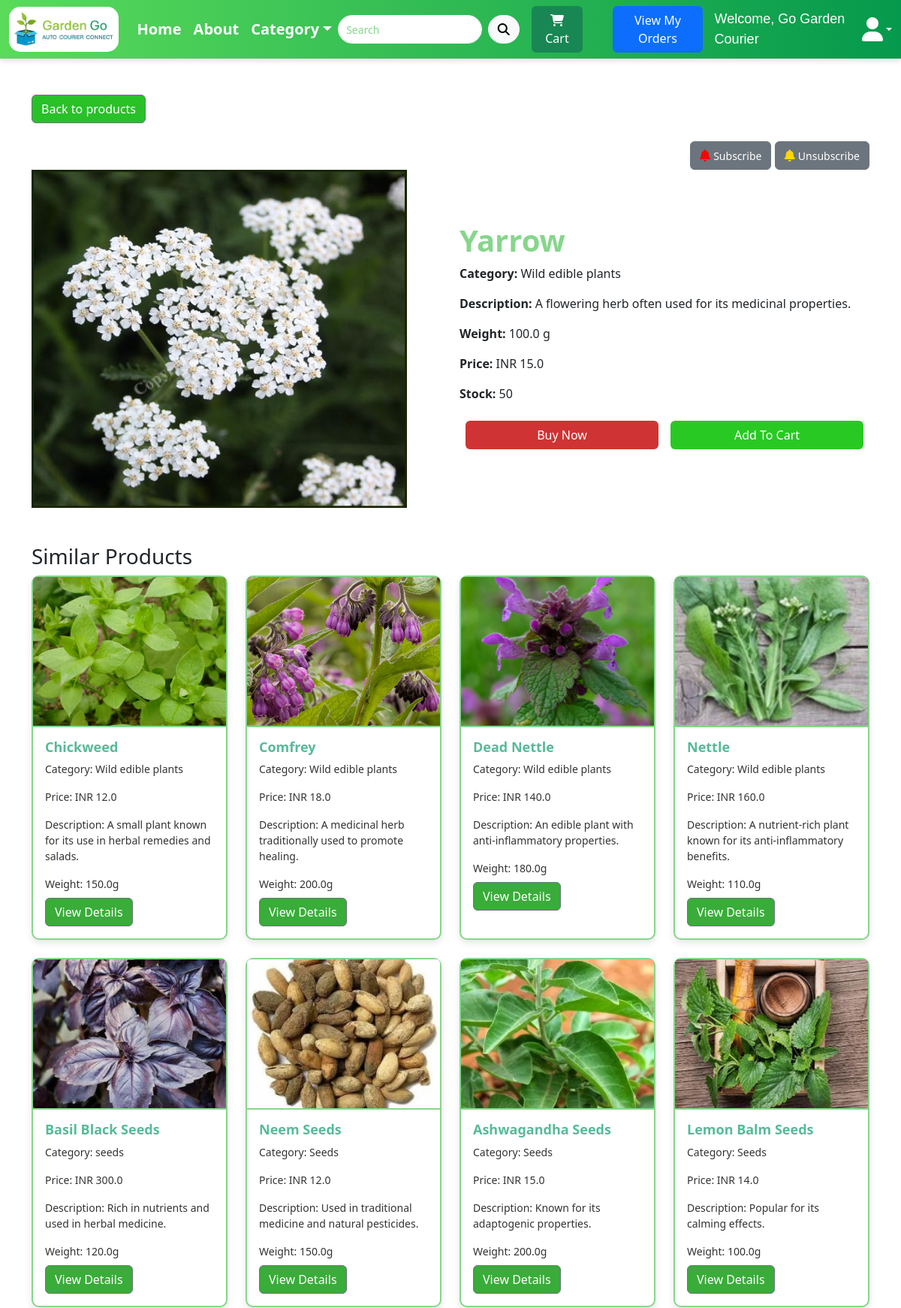
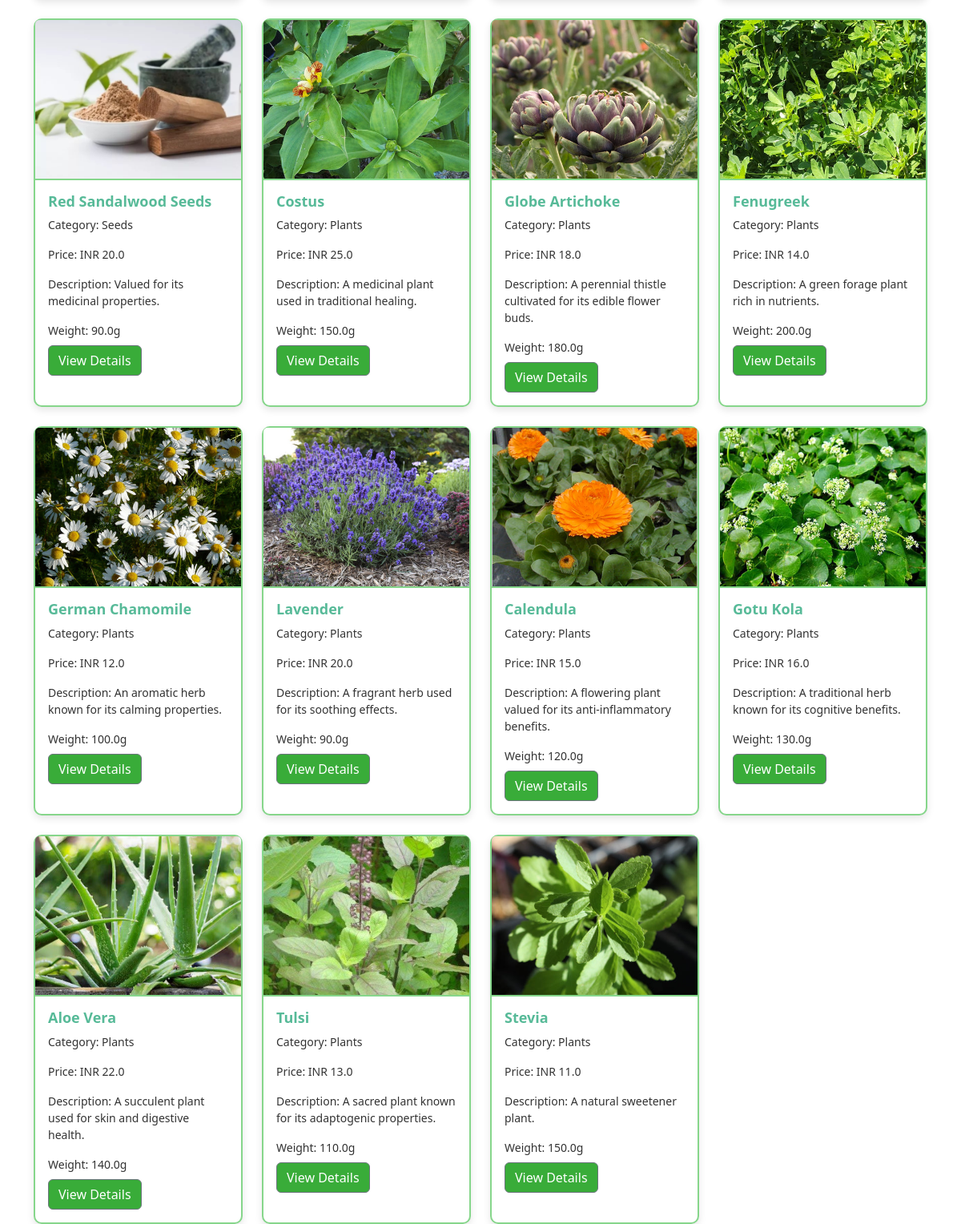
/products/product/1 (signed in), run on the app's committed database (2 pictures, top to bottom).
### model.py (models this page shows, shortened)
class User(db.Model):
    __tablename__ = 'user'
    user_id = db.Column(db.Integer, primary_key=True, autoincrement=True)
    name = db.Column(db.String(255), nullable=False)
    email = db.Column(db.String(255), unique=True, nullable=False)
    phone_number = db.Column(db.Integer, unique=True, nullable=False)
    password_hash = db.Column(db.String(255), nullable=False)
    role = db.Column(db.Enum('Customer', 'Admin', 'Courier'), default='Customer', nullable=False)
    created_at = db.Column(db.DateTime, default=lambda: datetime.now(IST))
    updated_at = db.Column(db.DateTime, default=lambda: datetime.now(IST), onupdate=lambda: datetime.now(IST))
    last_login = db.Column(db.DateTime, nullable=True)
    is_active = db.Column(db.Boolean, default=True)
    account_request = db.Column(db.Boolean, default=False)
    reset_tokens = db.relationship("PasswordResetToken", back_populates="user", cascade="all, delete-orphan")
    addresses = db.relationship("Address", back_populates="user", cascade="all, delete-orphan")
    orders = db.relationship('Order', backref='user')
    notifications = db.relationship('Notification', backref='user')
    delivery_issues = db.relationship('DeliveryIssue', back_populates='user')

class Product(db.Model):
    __tablename__ = 'product'
    product_id = db.Column(db.Integer, primary_key=True)
    name = db.Column(db.String(100))
    description = db.Column(db.String(255))
    category_id = db.Column(db.Integer, db.ForeignKey('category.category_id'))
    category_name = db.Column(db.String(100))
    cost_price = db.Column(db.Float)
    selling_price = db.Column(db.Float)
    weight = db.Column(db.Float)
    stock_quantity = db.Column(db.Integer)
    is_deleted = db.Column(db.Boolean, default=False)
    image_url = db.Column(db.String(255))
    added_date = db.Column(db.DateTime, default=datetime.utcnow)
    updated_date = db.Column(db.DateTime, default=datetime.utcnow)

### customer/customert2.py (the view)
@customert2.route("/product/<int:id>")
def product_detail(id):
    product = Product.query.get_or_404(id)
    user = None
    total_price = product.selling_price
    if 'user_id' not in session:
        return redirect(url_for('logint1.login'))
    user_id = session.get('user_id')
    if user_id:
        user = User.query.get(user_id)
    other_products = Product.query.filter(Product.product_id != id).all()
    return render_template(
        "product_detail.html",
        product=product,
        user=user,
        total_price=total_price,
        other_products=other_products
    )

### utils.py (called while the page is built, shortened)
def track_activity(app):
    @app.before_request
    def check_session_timeout():
        if "user_id" in session:
            now = datetime.now()
            last_activity = session.get("last_activity")
            session["last_activity"] = now.strftime("%Y-%m-%d %H:%M:%S")

def cache_control(app):
    @app.after_request
    def add_header(response):
        response.headers["Cache-Control"] = "no-cache, no-store, must-revalidate"
        response.headers["Pragma"] = "no-cache"
        response.headers["Expires"] = "0"
        return response

### customer/templates/product_detail.html (shortened to what this page needs)
{% extends 'navbar.html' %}
{% block home %}
<li class="nav-item">
    <a class="nav-link" style="font-size: 20px;" href="{{ url_for('customert2.product_list') }}">Home</a>
</li>
{% endblock %}
{% block sign %}
<a href="{{ url_for('customert2.view_cart') }}" class="btn btn-success me-4">
    <i class="fa fa-shopping-cart"></i> Cart
</a>
{% if user %}
    <a href="{{ url_for('customert2.order_history') }}" class="btn btn-primary mx-3">View My Orders</a>
{% endif %}
<span class="me-2" style="color:white; font-family: 'Franklin Gothic Medium', 'Arial Narrow', Arial, sans-serif; font-size: large;">
    Welcome, {{ user.name if user else 'Guest' }}
</span>
<div class="dropdown">
    <a href="#" class="d-flex align-items-center text-decoration-none dropdown-toggle" id="profileDropdown" data-bs-toggle="dropdown" style="color:white;" aria-expanded="false">
        <i class="fa fa-user fa-2x" style="color:white;"></i>
    </a>
</div>
{% endblock %}
{% block body %}
<div class="container mt-5">
    <a href="{{ url_for('customert2.product_list') }}" class="btn btn-secondary mb-4" style="margin-bottom: 20px; background-color: rgb(40, 193, 40); color: white;">Back to products</a>
    <div class="text-end ">
        <form action="{{ url_for('customert2.subscribe') }}" method="POST" style="display: inline;">
            <button type="submit" class="btn btn-secondary" name="subscribe_action" value="subscribe">
                <i class="fas fa-bell" style="color: red;"></i>
                <span style="font-size: 14px;">Subscribe</span>
            </button>
        </form>
        <form action="{{ url_for('customert2.unsubscribe') }}" method="POST" style="display: inline;">
            <button type="submit" class="btn btn-secondary" name="subscribe_action" value="unsubscribe">
                <i class="fas fa-bell" style="color: gold;"></i>
                <span style="font-size: 14px;">Unsubscribe</span>
            </button>
        </form>
</div>
    <div class="row align-items-center">
        <div class="col-md-6 col-12">
            <img src="/static/{{ product.image_url }}" class="img-fluid product-image" style="height: 450px; width: 500px;" alt="{{ product.name }}">
        </div>
        <div class="col-md-6 col-12">
            <h1 style="color: #86d68b; font-weight: 700;">{{ product.name }}</h1>
            <p><strong>Category:</strong> {{ product.category_name }}</p>
            <p><strong>Description:</strong> {{ product.description }}</p>
            <p><strong>Weight:</strong> {{ product.weight }} g</p>
            <p><strong>Price:</strong> INR {{ product.selling_price }}</p>
            <p><strong>Stock:</strong> {{ product.stock_quantity }}</p>
            <div class="d-flex justify-content-between">
                <a href="{{ url_for('customert2.buy_now', product_id=product.product_id) }}" class="btn btn-custom btn-add-to-cart m-2" style="background-color: #d03333;">Buy Now</a>
                <a href="{{ url_for('customert2.add_to_cart', product_id=product.product_id) }}" class="btn btn-custom btn-buy-now m-2" style="background-color: rgb(41, 201, 36);">Add To Cart</a>
            </div>
        </div>
    </div>
    <h3 class="mt-5">Similar Products</h3>
    <div class="row row-cols-1 row-cols-md-4 g-4">
        {% for other_product in other_products %}
            <div class="col">
                <a href="{{ url_for('customert2.product_detail', id=other_product.product_id) }}" class="text-decoration-none text-dark">
                    <div class="card h-100">
                        <img src="/static/{{ other_product.image_url }}" class="card-img-top" alt="{{ other_product.name }}">
                        <div class="card-body">
                            <h5 class="card-title">{{ other_product.name }}</h5>
                            <p class="card-text">Category: {{ other_product.category_name }}</p>
                            <p class="card-text">Price: INR {{ other_product.selling_price }}</p>
                            <p class="card-text">Description: {{ other_product.description }}</p>
                            <p class="card-text">Weight: {{ other_product.weight }}g</p>
                            <a href="{{ url_for('customert2.product_detail', id=other_product.product_id) }}" class="btn btn-secondary mt-2" style="background-color: #39ac39; color: white;">View Details</a>
                        </div>
                    </div>
                </a>
            </div>
        {% endfor %}
    </div>
</div>
{% endblock %}

### customer/templates/product_detail.html (style rules this page uses)
.btn-custom { width: 48%; }
.btn-add-to-cart { background-color: #FF5733; color: white; }
.btn-buy-now { background-color: #28a745; color: white; }

### data on the page
User: name "Go Garden Courier"
Product: image_url (picture), name "Yarrow", category_name "Wild edible plants", description "A flowering herb often used for its medicinal properties.", weight "100.0", selling_price "15.0", stock_quantity "50"
Product: image_url (picture), name "Chickweed", category_name "Wild edible plants", selling_price "12.0", description "A small plant known for its use in herbal remedies and salads.", weight "150.0"
Product: image_url (picture), name "Comfrey", category_name "Wild edible plants", selling_price "18.0", description "A medicinal herb traditionally used to promote healing.", weight "200.0"
Product: image_url (picture), name "Dead Nettle", category_name "Wild edible plants", selling_price "140.0", description "An edible plant with anti-inflammatory properties.", weight "180.0"
Product: image_url (picture), name "Nettle", category_name "Wild edible plants", selling_price "160.0", description "A nutrient-rich plant known for its anti-inflammatory benefits.", weight "110.0"
Product: image_url (picture), name "Basil Black Seeds", category_name "seeds", selling_price "300.0", description "Rich in nutrients and used in herbal medicine.", weight "120.0"
Product: image_url (picture), name "Neem Seeds", category_name "Seeds", selling_price "12.0", description "Used in traditional medicine and natural pesticides.", weight "150.0"
Product: image_url (picture), name "Ashwagandha Seeds", category_name "Seeds", selling_price "15.0", description "Known for its adaptogenic properties.", weight "200.0"
Product: image_url (picture), name "Lemon Balm Seeds", category_name "Seeds", selling_price "14.0", description "Popular for its calming effects.", weight "100.0"
Product: image_url (picture), name "Red Sandalwood Seeds", category_name "Seeds", selling_price "20.0", description "Valued for its medicinal properties.", weight "90.0"
Product: image_url (picture), name "Costus", category_name "Plants", selling_price "25.0", description "A medicinal plant used in traditional healing.", weight "150.0"
Product: image_url (picture), name "Globe Artichoke", category_name "Plants", selling_price "18.0", description "A perennial thistle cultivated for its edible flower buds.", weight "180.0"
Product: image_url (picture), name "Fenugreek", category_name "Plants", selling_price "14.0", description "A green forage plant rich in nutrients.", weight "200.0"
Product: image_url (picture), name "German Chamomile", category_name "Plants", selling_price "12.0", description "An aromatic herb known for its calming properties.", weight "100.0"
Product: image_url (picture), name "Lavender", category_name "Plants", selling_price "20.0", description "A fragrant herb used for its soothing effects.", weight "90.0"
Product: image_url (picture), name "Calendula", category_name "Plants", selling_price "15.0", description "A flowering plant valued for its anti-inflammatory benefits.", weight "120.0"
Product: image_url (picture), name "Gotu Kola", category_name "Plants", selling_price "16.0", description "A traditional herb known for its cognitive benefits.", weight "130.0"
Product: image_url (picture), name "Aloe Vera", category_name "Plants", selling_price "22.0", description "A succulent plant used for skin and digestive health.", weight "140.0"
Product: image_url (picture), name "Tulsi", category_name "Plants", selling_price "13.0", description "A sacred plant known for its adaptogenic properties.", weight "110.0"
Product: image_url (picture), name "Stevia", category_name "Plants", selling_price "11.0", description "A natural sweetener plant.", weight "150.0"
